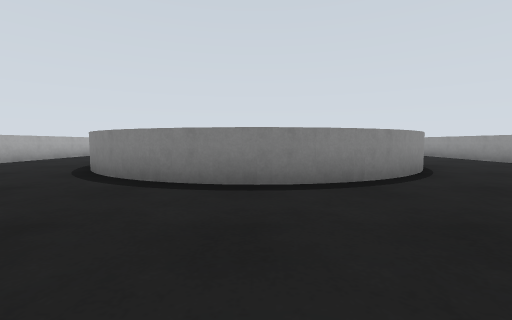
View 1 (above)

17 first-person views from a walk through a Gazebo world. The camera is 0.61 m above the floor, tilts 4° down and sees 90° across. The floor is counted in squares, 1 m on a side. Each view is taken from the middle of a square. On the plan, view 1 faces up. The plan holds only what a view shows up to about 9 squares ahead; the rest is blank. The robots in the file are not drawn.

View 2
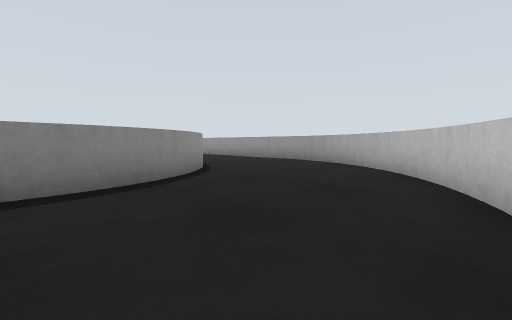

View 3
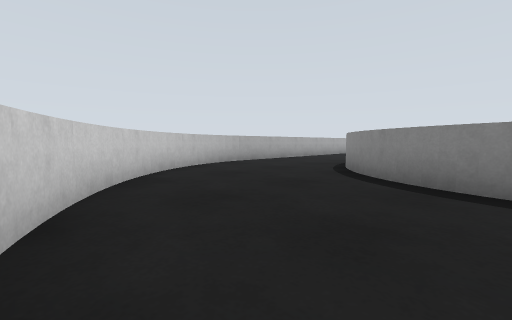

View 4
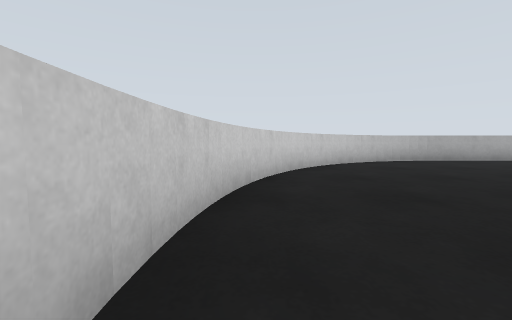

View 5
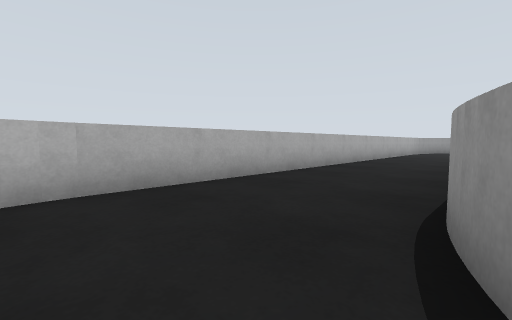

View 6
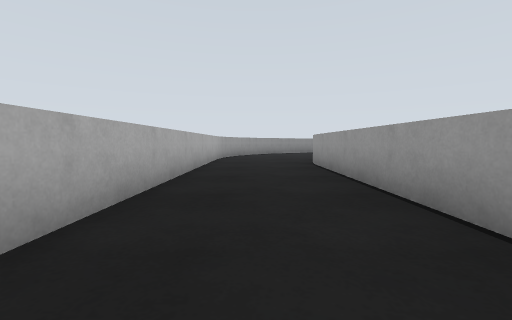

View 7
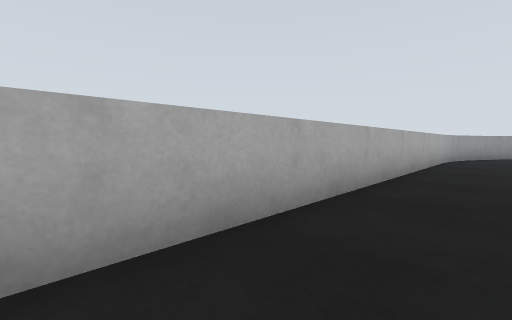

View 8
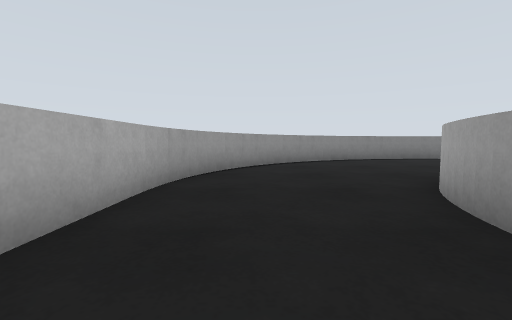

View 9
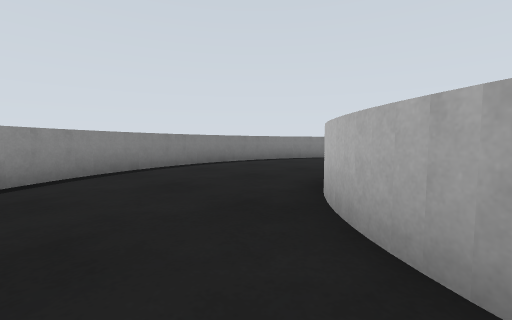

View 10
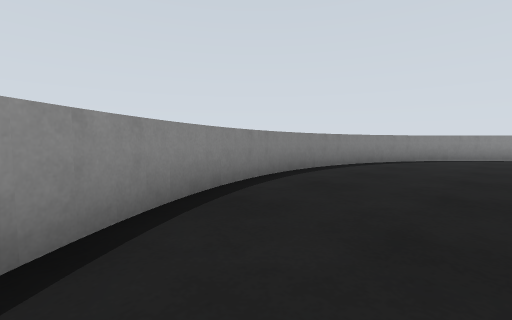

View 11
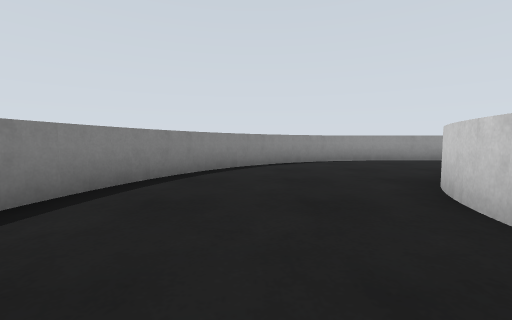

View 12
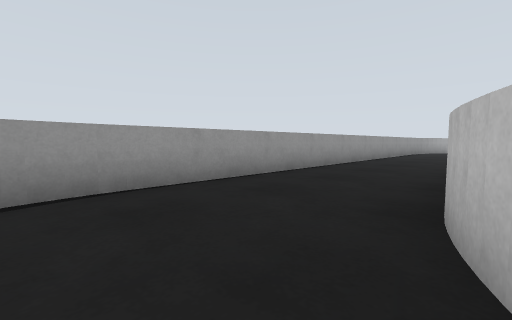

View 13
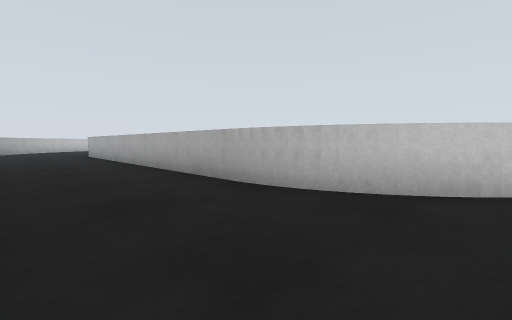

View 14
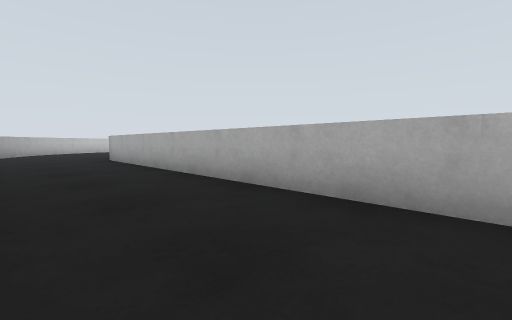

View 15
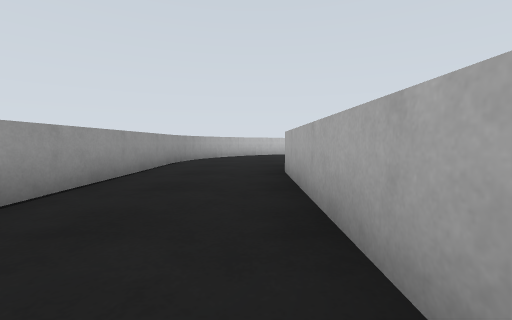

View 16
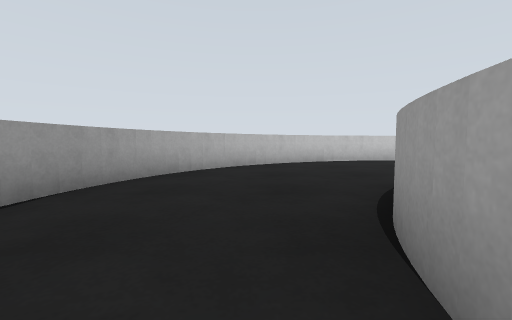

View 17
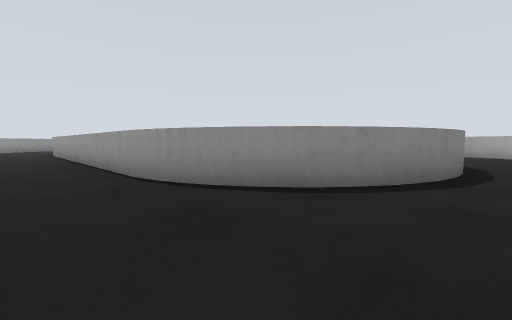

### Floor plan
Key: @ floor where view 1 was taken; # wall or solid block; . floor.
Columns run from 8 left of view 1 to 8 right of it. Each row starts with its distance up from view 1.
 26       #####
 25    ####...####
 24   ##.........##
 23  ##...........##
 22  #.............#
 21 ##....#  ##....##
 20 #....##   ##....#
 19 #...##     ##...#
 18 #...#       #...#
 17 #...#       #...#
 16 #...#       #...#
 15 #...#       #...#
 14 #...#       #...#
 13 #...#       #...#
 12 #...#       #...#
 11 #...#       #...#
 10 #...#       #...#
  9 #...#       #...#
  8 #...#       #...#
  7 #...#       #...#
  6 #...##     ##...#
  5 #....##   ##....#
  4 ##....#####....##
  3  #.............#
  2  ##...........##
  1   ##.........##
  0    ###..@..###
 -1      #######

Where each view was taken, in squares from view 1:
view 1: 0 up, 0 right, facing up
view 2: 0 up, 0 right, facing up-right
view 3: 0 up, 1 left, facing up-left
view 4: 0 up, 1 right, facing left
view 5: 5 up, 4 left, facing up-left
view 6: 10 up, 6 left, facing up
view 7: 10 up, 6 left, facing up-left
view 8: 16 up, 6 left, facing up
view 9: 19 up, 5 left, facing up-right
view 10: 22 up, 5 left, facing up-right
view 11: 23 up, 1 left, facing right
view 12: 20 up, 4 right, facing down-right
view 13: 20 up, 7 right, facing down-left
view 14: 17 up, 7 right, facing down-left
view 15: 13 up, 5 right, facing down
view 16: 8 up, 5 right, facing down
view 17: 3 up, 6 left, facing up-right
